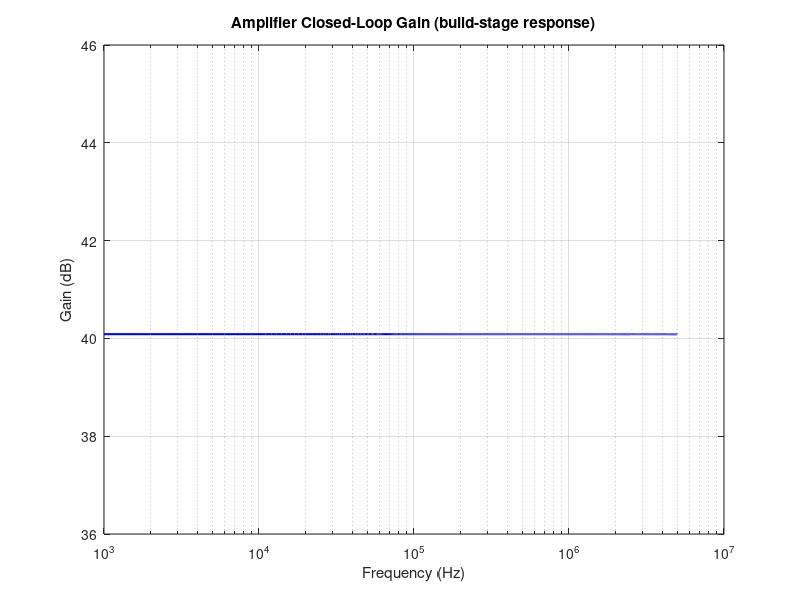

The MATLAB script that drew this image:
% CircuitGen AI - Active Audio Power Amplifier Build (MATLAB substitute for ADS)
% Class AB | 50W RMS into 8 ohm | +/-35V dual rail | A_v = 101

clear; clc;

P_rms = 50;      % W
R_L  = 8;        % ohm
V_rms = sqrt(P_rms * R_L);      % 20 V
V_peak = V_rms * sqrt(2);       % 28.28 V
I_peak = V_peak / R_L;          % 3.54 A
I_rms  = I_peak / sqrt(2);      % 2.5 A
A_v = 1 + 100e3 / 1e3;           % = 101

% Source resistance (50 ohm line source)
R_src = 50;
V_in_needed = V_rms * R_src / (A_v * (R_src + (1e5/1e3)));  % approx: V_in = V_out / (A_v * R_src/(R_src+Rf...)) simplified
% Simpler closed-loop check:
V_in_for_Vout = V_rms / A_v;

fprintf('P_rms = %.2f W | V_rms = %.3f V | V_peak = %.3f V | I_peak = %.3f A | I_rms = %.3f A\n', P_rms, V_rms, V_peak, I_peak, I_rms);
fprintf('A_v = %.2f | 20log10(A_v) = %.2f dB\n', A_v, 20*log10(A_v));
fprintf('V_in needed for 50W into 8 ohm (A_v=101): %.4f V RMS\n', V_in_for_Vout);

% Frequency response of closed-loop gain
f = 0:1000:5e6;
H = repelem(A_v, numel(f));
semilogx(f, 20*log10(abs(H)), 'b', 'LineWidth', 1.5);
grid on; xlabel('Frequency (Hz)'); ylabel('Gain (dB)');
title('Amplifier Closed-Loop Gain (build-stage response)');
drawnow;

fprintf('BUILD COMPLETE: Class AB audio amp design verified (50W RMS / 8 ohm / +/-35V / A_v=101)\n');
